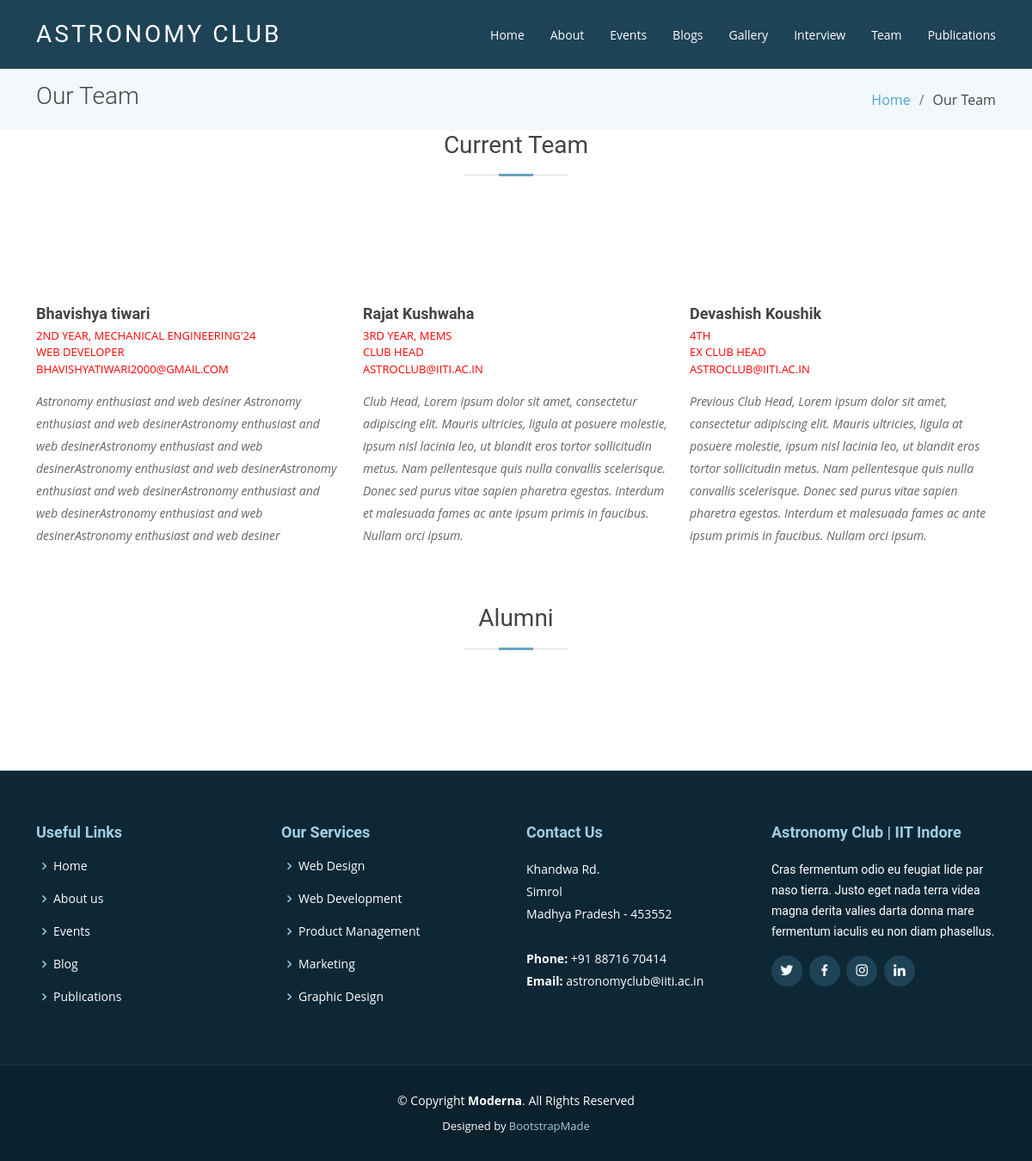
The app's page /team with its own data.
### astro/models.py (models this page shows, shortened)
class Profile(models.Model):
    memb_id=models.AutoField(primary_key=True)
    Name=models.CharField(max_length=500)
    branch_year_mobilenumber_email_por=models.TextField()
    About=models.TextField()
    Intrests=models.TextField()
    Activities=models.TextField()
    git_lin_insta_fb=models.TextField()
    img=models.TextField()
    old=models.TextField()
    R1=models.TextField(default="")
    R2=models.TextField(default="")

### astro/views.py (the view)
# urls.py: path('team', views.team, name='team'),
def team(request):
    members = Profile.objects.all().order_by("memb_id")
    olds = []
    news = []
    for b in members:
        data = b.branch_year_mobilenumber_email_por
        dat = data.split("$$")
        if b.old == "a":
            oo = {
                "Name": b.Name,
                "id": b.memb_id,
                "img": b.img,
                "branch_year": dat[0],
                "mno": dat[1],
                "email": dat[2],
                "por": dat[3],
                "abt": b.About,
            }
            olds.append(oo)
        else:
            oo = {
                "Name": b.Name,
                "id": b.memb_id,
                "img": b.img,
                "branch_year": dat[0],
                "mno": dat[1],
                "email": dat[2],
                "por": dat[3],
                "abt": b.About,
            }
            news.append(oo)
    return render(request, "astro/team.html", {"olds": olds, "news": news})

### templates/astro/team.html (shortened to what this page needs)
{% extends 'base.html' %} {% block body %}
<main id="main">
    <section class="breadcrumbs">
        <div class="container">
            <div class="d-flex justify-content-between align-items-center">
                <h2>Our Team</h2>
                <ol>
                    <li><a href="/">Home</a></li>
                    <li>Our Team</li>
                </ol>
            </div>
        </div>
    </section>
    <div class="section-title">
        <h2>Current Team</h2>
    </div>
    <section class="team" data-aos="fade-up" data-aos-easing="ease-in-out" data-aos-duration="500">
        <div class="container">
            <div class="row">
                {% for b in news %}
                <div class="col-lg-4 col-md-6 d-flex align-items-stretch">
                    <div class="member">
                        <div class="member-img">
                        </div>
                        <div class="member-info">
                            <h4>{{b.Name}}</h4>
                            <span style="color: red;">{{b.branch_year}} <br>  {{b.por}} <br> {{b.email}}</span>
                            <p> {{b.abt}}</p>
                        </div>
                    </div>
                </div>
                {% endfor %}
            </div>
        </div>
    </section>
    <div class="section-title">
        <h2>Alumni</h2>
    </div>
    <section class="team" data-aos="fade-up" data-aos-easing="ease-in-out" data-aos-duration="500">
    </section>
</main>
{% endblock body %}

### templates/base.html (shortened to what this page needs)
<!DOCTYPE html>
<html lang="en">
<head>
    {% load static %}
    <link href="{% static 'assets/vendor/animate.css/animate.min.css' %}" rel="stylesheet">
    <link href="{% static 'assets/vendor/aos/aos.css' %}" rel="stylesheet">
    <link href="{% static 'assets/vendor/bootstrap/css/bootstrap.min.css' %}" rel="stylesheet">
    <link href="{% static 'assets/vendor/bootstrap-icons/bootstrap-icons.css' %}" rel="stylesheet">
    <link href="{% static 'assets/vendor/boxicons/css/boxicons.min.css' %}" rel="stylesheet">
    <link href="{% static 'assets/vendor/glightbox/css/glightbox.min.css' %}" rel="stylesheet">
    <link href="{% static 'assets/vendor/swiper/swiper-bundle.min.css' %}" rel="stylesheet">
    <link href="{% static 'assets/css/style.css' %}" rel="stylesheet">
</head>
<body>
    <header id="header" class="fixed-top d-flex align-items-center">
        <div class="container d-flex justify-content-between align-items-center">
            <div class="logo">
                <h1 class="text-light"><a href="/"><span>Astronomy Club</span></a></h1>
            </div>
            <nav id="navbar" class="navbar">
                <ul>
                    <li><a href="/">Home</a></li>
                    <li><a href="/about">About</a></li>
                    <li><a href="/showevent">Events</a></li>
                    <li><a href="/blog">Blogs</a></li>
                    <li><a href="/gallery">Gallery</a></li>
                    <li><a href="/interview">Interview</a></li>
                    <li><a href="/team">Team</a></li>
                    <li><a href="/publications">Publications</a></li>
                </ul>
            </nav>
        </div>
    </header>
    <div class="body"> {% block body %} {% endblock body %} </div>{% block bottom_js %} {% endblock bottom_js %}
    <footer id="footer" data-aos="fade-up" data-aos-easing="ease-in-out" data-aos-duration="500">
        <div class="footer-top">
            <div class="container">
                <div class="row">
                    <div class="col-lg-3 col-md-6 footer-links">
                        <h4>Useful Links</h4>
                        <ul>
                            <li><i class="bx bx-chevron-right"></i> <a href="/">Home</a></li>
                            <li><i class="bx bx-chevron-right"></i> <a href="/about">About us</a></li>
                            <li><i class="bx bx-chevron-right"></i> <a href="/showevent">Events</a></li>
                            <li><i class="bx bx-chevron-right"></i> <a href="/blog">Blog</a></li>
                            <li><i class="bx bx-chevron-right"></i> <a href="/publications">Publications</a></li>
                        </ul>
                    </div>
                    <div class="col-lg-3 col-md-6 footer-links">
                        <h4>Our Services</h4>
                        <ul>
                            <li><i class="bx bx-chevron-right"></i> <a href="#">Web Design</a></li>
                            <li><i class="bx bx-chevron-right"></i> <a href="#">Web Development</a></li>
                            <li><i class="bx bx-chevron-right"></i> <a href="#">Product Management</a></li>
                            <li><i class="bx bx-chevron-right"></i> <a href="#">Marketing</a></li>
                            <li><i class="bx bx-chevron-right"></i> <a href="#">Graphic Design</a></li>
                        </ul>
                    </div>
                    <div class="col-lg-3 col-md-6 footer-contact">
                        <h4>Contact Us</h4>
                        <p>
                            Khandwa Rd.<br>
                            Simrol<br>
                            Madhya Pradesh - 453552<br><br>
                            <strong>Phone: </strong> +91 88716 70414<br>
                            <strong>Email:</strong> astronomyclub@iiti.ac.in<br>
                        </p>
                    </div>
                    <div class="col-lg-3 col-md-6 footer-info">
                        <h3>Astronomy Club | IIT Indore</h3>
                        <p>Cras fermentum odio eu feugiat lide par naso tierra. Justo eget nada terra videa magna derita valies darta donna mare fermentum iaculis eu non diam phasellus.</p>
                        <div class="social-links mt-3">
                            <a href="https://twitter.com/iit_club" target="_blank" class="twitter"><i class="bx bxl-twitter"></i></a>
                            <a href="https://www.facebook.com/astronomyclubiiti/" target="_blank" class="facebook"><i class="bx bxl-facebook"></i></a>
                            <a href="https://www.instagram.com/astronomyclub_iiti/" target="_blank" class="instagram"><i class="bx bxl-instagram"></i></a>
                            <a href="https://in.linkedin.com/company/the-astronomy-club-iit-indore" target="_blank" class="linkedin"><i class="bx bxl-linkedin"></i></a>
                        </div>
                    </div>
                </div>
            </div>
        </div>
        <div class="container">
            <div class="copyright">
                &copy; Copyright <strong><span>Moderna</span></strong>. All Rights Reserved
            </div>
            <div class="credits">
                Designed by <a href="https://bootstrapmade.com/">BootstrapMade</a>
            </div>
        </div>
    </footer>
</body>
</html>

### astro/static/assets/css/style.css (style rules this page uses)
body { font-family: "Open Sans", sans-serif; color: #444; }
a { color: #4fa6d5; text-decoration: none; }
h1, h2, h3, h4, h5, h6, .font-primary { font-family: "Roboto", sans-serif; }
#header { height: 80px; transition: all 0.5s; z-index: 997; transition: all 0.5s; background: #1e4356; }
#header .logo h1 { font-size: 28px; margin: 0; padding: 4px 0; line-height: 1; font-weight: 400; letter-spacing: 3px; text-transform: uppercase; }
#header .logo h1 a, #header .logo h1 a:hover { color: #fff; text-decoration: none; }
#main { margin-top: 80px; }
.navbar { padding: 0; }
.navbar ul { margin: 0; padding: 0; display: flex; list-style: none; align-items: center; }
.navbar li { position: relative; }
.navbar a, .navbar a:focus { display: flex; align-items: center; justify-content: space-between; padding: 10px 0 10px 30px; font-family: "Open Sans", sans-serif; font-size: 14px; color: #fff; white-space: nowrap; transition: 0.3s; }
section { padding: 60px 0; }
.section-title { text-align: center; padding-bottom: 30px; }
.section-title h2 { font-size: 28px; font-weight: 400; margin-bottom: 20px; padding-bottom: 20px; position: relative; }
.section-title h2::before { content: ""; position: absolute; display: block; width: 120px; height: 1px; background: #ddd; bottom: 1px; left: calc(50% - 60px); }
.section-title h2::after { content: ""; position: absolute; display: block; width: 40px; height: 3px; background: #68A4C4; bottom: 0; left: calc(50% - 20px); }
.breadcrumbs { padding: 15px 0; background-color: #f3f8fa; min-height: 40px; }
.breadcrumbs h2 { font-size: 28px; font-weight: 300; }
.breadcrumbs ol { display: flex; flex-wrap: wrap; list-style: none; padding: 0; margin: 0; }
.breadcrumbs ol li+li { padding-left: 10px; }
.breadcrumbs ol li+li::before { display: inline-block; padding-right: 10px; color: #6c757d; content: "/"; }
.team { background: #fff; padding-bottom: 30px; }
.team .member { margin-bottom: 20px; overflow: hidden; }
.team .member .member-img { position: relative; overflow: hidden; }
.team .member .member-info h4 { font-weight: 700; margin: 15px 0 5px 0; font-size: 18px; }
.team .member .member-info span { display: block; font-size: 13px; text-transform: uppercase; font-weight: 400; margin-bottom: 15px; color: #68A4C4; }
.team .member .member-info p { font-style: italic; font-size: 14px; line-height: 26px; color: #666; }
#footer { background: #0b212d; padding: 0 0 30px 0; color: #fff; font-size: 14px; }
#footer .footer-top { background: #0d2735; border-top: 1px solid #17455e; border-bottom: 1px solid #123649; padding: 60px 0 30px 0; }
#footer .footer-top .footer-info { margin-bottom: 30px; }
#footer .footer-top .footer-info h3 { font-size: 18px; margin: 0 0 20px 0; padding: 2px 0 2px 0; line-height: 1; color: #a2cce3; font-weight: 600; }
#footer .footer-top .footer-info p { font-size: 14px; line-height: 24px; margin-bottom: 0; font-family: "Roboto", sans-serif; color: #fff; }
#footer .footer-top .social-links a { font-size: 18px; display: inline-block; background: #1e4356; color: #fff; line-height: 1; padding: 8px 0; margin-right: 4px; border-radius: 50%; text-align: center; width: 36px; height: 36px; transition: 0.3s; }
#footer .footer-top h4 { font-size: 18px; font-weight: 600; color: #a2cce3; position: relative; padding-bottom: 12px; }
#footer .footer-top .footer-links { margin-bottom: 30px; }
#footer .footer-top .footer-links ul { list-style: none; padding: 0; margin: 0; }
#footer .footer-top .footer-links ul i { padding-right: 2px; color: #a2cce3; font-size: 18px; line-height: 1; }
#footer .footer-top .footer-links ul li { padding: 10px 0; display: flex; align-items: center; }
#footer .footer-top .footer-links ul li:first-child { padding-top: 0; }
#footer .footer-top .footer-links ul a { color: #fff; transition: 0.3s; display: inline-block; line-height: 1; }
#footer .footer-top .footer-contact { margin-bottom: 30px; }
#footer .footer-top .footer-contact p { line-height: 26px; }
#footer .copyright { text-align: center; padding-top: 30px; }
#footer .credits { padding-top: 10px; text-align: center; font-size: 13px; color: #fff; }
#footer .credits a { color: #a2cce3; }

### templates/base.html (style rules this page uses)
.body { margin-top: 20px; }

### records on screen
Profile: Name "Bhavishya tiwari", abt "Astronomy enthusiast and web desiner Astronomy enthusiast and web desinerAstronomy enthusiast and web desinerAstronomy enthusiast and web desinerAstronomy enthusiast and web desinerAstronomy enthusiast and web desinerAstronomy enthusiast and web desinerAstronomy enthusiast and web desinerAstronomy enthusiast and web desiner"
Profile: Name "Rajat Kushwaha", abt "Club Head, Lorem ipsum dolor sit amet, consectetur adipiscing elit. Mauris ultricies, ligula at posuere molestie, ipsum nisl lacinia leo, ut blandit eros tortor sollicitudin metus. Nam pellentesque quis nulla convallis scelerisque. Donec sed purus vitae sapien pharetra egestas. Interdum et malesuada fames ac ante ipsum primis in faucibus. Nullam orci ipsum."
Profile: Name "Devashish Koushik", abt "Previous Club Head, Lorem ipsum dolor sit amet, consectetur adipiscing elit. Mauris ultricies, ligula at posuere molestie, ipsum nisl lacinia leo, ut blandit eros tortor sollicitudin metus. Nam pellentesque quis nulla convallis scelerisque. Donec sed purus vitae sapien pharetra egestas. Interdum et malesuada fames ac ante ipsum primis in faucibus. Nullam orci ipsum."

### other values on screen
{{ b.branch_year }} "2ND YEAR, MECHANICAL ENGINEERING'24" "3RD YEAR, MEMS" "4TH"
{{ b.por }} "WEB DEVELOPER" "CLUB HEAD" "EX CLUB HEAD"
{{ b.email }} "BHAVISHYATIWARI2000@GMAIL.COM" "ASTROCLUB@IITI.AC.IN" "ASTROCLUB@IITI.AC.IN"
